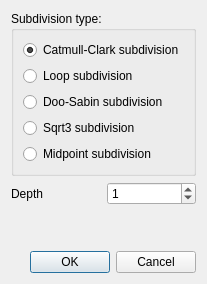
<?xml version="1.0" encoding="UTF-8"?>
<ui version="4.0">
 <class>Settings_Subdivision</class>
 <widget class="QDialog" name="Settings_Subdivision">
  <property name="geometry">
   <rect>
    <x>0</x>
    <y>0</y>
    <width>179</width>
    <height>223</height>
   </rect>
  </property>
  <property name="windowTitle">
   <string>Settings</string>
  </property>
  <layout class="QVBoxLayout" name="verticalLayout">
   <property name="sizeConstraint">
    <enum>QLayout::SetFixedSize</enum>
   </property>
   <item>
    <widget class="QGroupBox" name="verticalGroupBox">
     <property name="title">
      <string>Subdivision type:</string>
     </property>
     <layout class="QVBoxLayout" name="verticalLayout_4">
      <item>
       <widget class="QRadioButton" name="radioCatmullClark">
        <property name="text">
         <string>Catmull-Clark subdivision</string>
        </property>
        <property name="checked">
         <bool>true</bool>
        </property>
       </widget>
      </item>
      <item>
       <widget class="QRadioButton" name="radioLoop">
        <property name="text">
         <string>Loop subdivision</string>
        </property>
       </widget>
      </item>
      <item>
       <widget class="QRadioButton" name="radioDooSabin">
        <property name="text">
         <string>Doo-Sabin subdivision</string>
        </property>
       </widget>
      </item>
      <item>
       <widget class="QRadioButton" name="radioSqrt3">
        <property name="text">
         <string>Sqrt3 subdivision</string>
        </property>
       </widget>
      </item>
      <item>
       <widget class="QRadioButton" name="radioMidpoint">
        <property name="text">
         <string>Midpoint subdivision</string>
        </property>
       </widget>
      </item>
     </layout>
    </widget>
   </item>
   <item>
    <layout class="QGridLayout" name="gridLayout">
     <item row="0" column="0">
      <widget class="QLabel" name="label">
       <property name="text">
        <string>Depth</string>
       </property>
      </widget>
     </item>
     <item row="0" column="1">
      <widget class="QSpinBox" name="Depth">
       <property name="value">
        <number>1</number>
       </property>
      </widget>
     </item>
    </layout>
   </item>
   <item>
    <spacer name="verticalSpacer_3">
     <property name="orientation">
      <enum>Qt::Vertical</enum>
     </property>
     <property name="sizeHint" stdset="0">
      <size>
       <width>20</width>
       <height>40</height>
      </size>
     </property>
    </spacer>
   </item>
   <item>
    <widget class="QDialogButtonBox" name="buttonBox">
     <property name="orientation">
      <enum>Qt::Horizontal</enum>
     </property>
     <property name="standardButtons">
      <set>QDialogButtonBox::Cancel|QDialogButtonBox::Ok</set>
     </property>
    </widget>
   </item>
  </layout>
 </widget>
 <resources/>
 <connections>
  <connection>
   <sender>buttonBox</sender>
   <signal>accepted()</signal>
   <receiver>Settings_Subdivision</receiver>
   <slot>accept()</slot>
   <hints>
    <hint type="sourcelabel">
     <x>248</x>
     <y>254</y>
    </hint>
    <hint type="destinationlabel">
     <x>157</x>
     <y>274</y>
    </hint>
   </hints>
  </connection>
  <connection>
   <sender>buttonBox</sender>
   <signal>rejected()</signal>
   <receiver>Settings_Subdivision</receiver>
   <slot>reject()</slot>
   <hints>
    <hint type="sourcelabel">
     <x>316</x>
     <y>260</y>
    </hint>
    <hint type="destinationlabel">
     <x>286</x>
     <y>274</y>
    </hint>
   </hints>
  </connection>
 </connections>
</ui>
